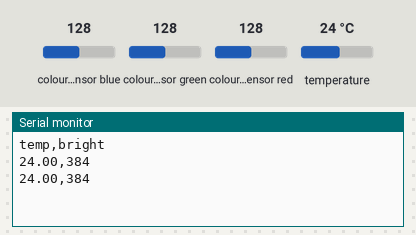
Bench run of a sketch on a simulated Arduino Nano 33 BLE. Parts: the last lines printed to the serial monitor. The test bench sets the inputs (shaded band); at power-on: colour sensor blue 128, colour sensor green 128, colour sensor red 128, temperature 24 °C.

Above: at 2.0 s.
2.1 s: colour sensor blue set to 5
At 3.5 s:
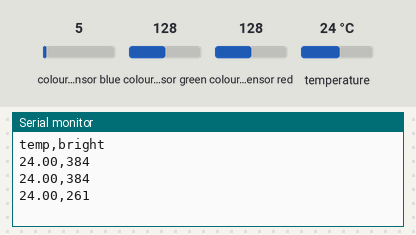
3.8 s: colour sensor green set to 5
At 4.8 s:
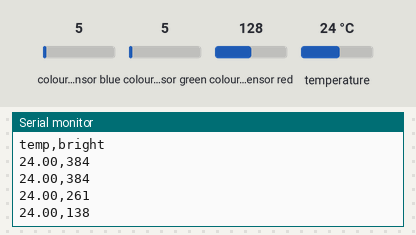
5.5 s: colour sensor red set to 5
At 7.0 s:
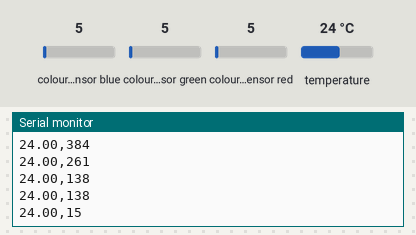
7.2 s: temperature set to 12 °C
At 8.3 s:
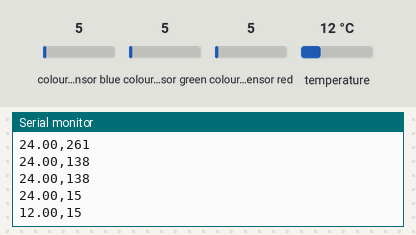
Timing chart, 0 to 9.9 s (numbered marks = the images above; inputs shaded):
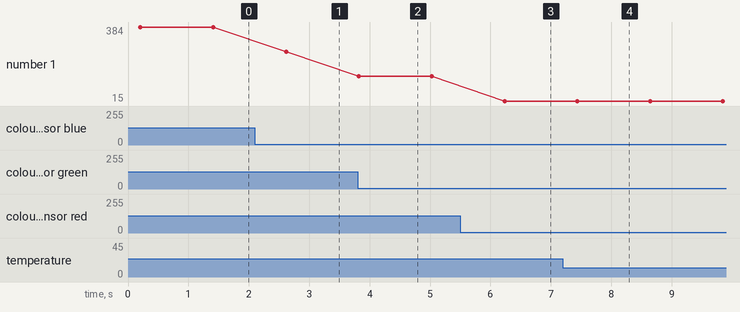

Measured:
- after the input at 2.1 s, the serial monitor: prints a new line after 0.52 s (image 1)
- after the input at 3.8 s, the serial monitor: prints a new line at once (image 2)
- after the input at 5.5 s, the serial monitor: prints a new line after 0.73 s (image 3)
- after the input at 7.2 s, the serial monitor: prints a new line after 0.24 s (image 4)
- plotted number 1: 384 → 261 after the input at 2.1 s, 261 → 138 after the input at 3.8 s, 138 → 15 after the input at 5.5 s

The sketch:

sensor_capture.ino
```cpp
#include <Arduino_APDS9960.h> //Include library for colour, proximity and gesture recognition
#include <Arduino_HTS221.h> //Include library to read Temperature and Humidity

void setup() {
  Serial.begin(9600);
  while (!Serial);

  if (!HTS.begin()) //Initialize Temperature and Humidity sensor
  { Serial.println("Failed to initialize Temperature and Humidity Sensor!"); while (1);}
  if (!APDS.begin()) //Initialize Colour, Proximity and Gesture sensor
  { Serial.println("Failed to initialize Colour, Proximity and Gesture Sensor!"); while (1);}

  // print the header
  Serial.println("temp,bright");
}

float Temperature, Humidity;
int r, g, b, c;

void loop() {
  // check if a color reading is available
  while (! APDS.colorAvailable()) {
    delay(5);
  }

  //Read Temperature value
  Temperature = HTS.readTemperature();
  delay (200);

  // read the color
  APDS.readColor(r, g, b, c);

  // print the values
  Serial.print(Temperature);
  Serial.print(',');
  Serial.print(c);
  Serial.println();

  // wait a bit before reading again
  delay(1000);
}
```
